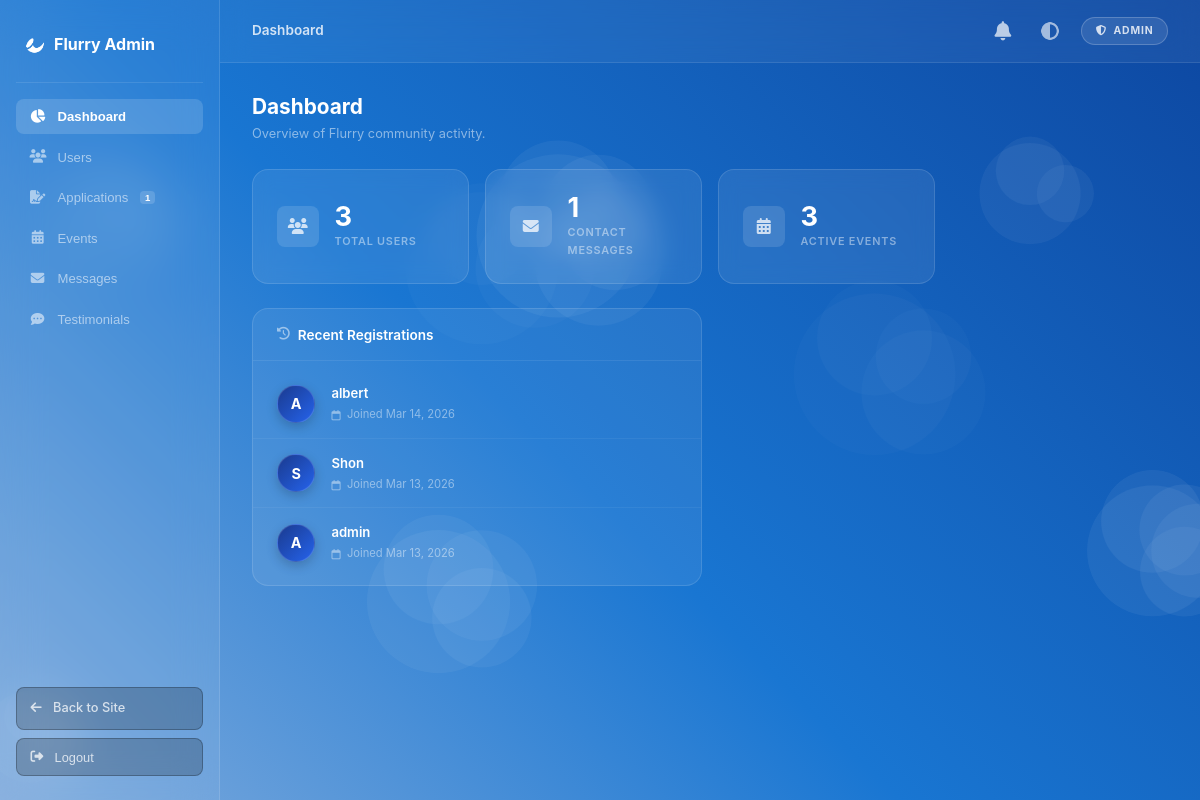
/manager_console/ (signed in), run on the app's committed database.
### base/models.py (models this page shows)
class User(AbstractUser):
    COURSE_CHOICES = [
        ('IT', 'Information Technology (IT)'),
        ('CS', 'Computer Science (CS)'),
        ('Other', 'Other'),
    ]
    YEAR_CHOICES = [
        ('1st', '1st Year'),
        ('2nd', '2nd Year'),
        ('3rd', '3rd Year'),
        ('4th', '4th Year'),
    ]
    ROLE_CHOICES = [
        ('member', 'Member'),
        ('officer', 'Officer'),
        ('admin', 'Admin'),
    ]
    course = models.CharField(max_length=50, choices=COURSE_CHOICES, blank=True, null=True)
    year_level = models.CharField(max_length=20, choices=YEAR_CHOICES, blank=True, null=True)
    role = models.CharField(max_length=10, choices=ROLE_CHOICES, default='member')

### base/views.py (the view)
# urls.py: path('manager_console/', views.admin_dashboard, name='manager-console'),
def admin_dashboard(request):
    if not request.user.is_authenticated:
        return render(request, 'admin.html')
    if not request.user.is_staff:
        messages.warning(request, 'Access denied. You do not have administrative privileges.')
        return redirect('index')
    from django.db.models import Count
    total_users = User.objects.count()
    total_events = Event.objects.count()
    total_messages = ContactMessage.objects.count()
    recent_users = User.objects.order_by('-date_joined')[:5]
    officers = User.objects.filter(role='officer').order_by('-date_joined')
    members = User.objects.filter(role='member').order_by('-date_joined')
    pending_applications = OfficerApplication.objects.filter(status='pending').order_by('-created_at')
    today = timezone.now().date()
    upcoming_events = Event.objects.filter(date__gte=today).annotate(enroll_count=Count('enrollments')).order_by('date')
    past_events = Event.objects.filter(date__lt=today).annotate(enroll_count=Count('enrollments')).order_by('-date')
    all_messages = ContactMessage.objects.all().order_by('-created_at')
    all_testimonials = Testimonial.objects.all().order_by('-id')
    context = {
        'total_users': total_users,
        'total_events': total_events,
        'total_messages': total_messages,
        'recent_users': recent_users,
        'officers': officers,
        'members': members,
        'pending_applications': pending_applications,
        'upcoming_events': upcoming_events,
        'past_events': past_events,
        'all_messages': all_messages,
        'all_testimonials': all_testimonials,
    }
    return render(request, 'admin.html', context)

### base/context_processors.py (called while the page is built)
def notifications_context(request):
    if request.user.is_authenticated:
        all_notifications = request.user.notifications.all().order_by('-created_at')[:10]
        unread_count = request.user.notifications.filter(is_read=False).count()
        return {
            'unread_notifications_count': unread_count,
            'all_notifications': all_notifications,
        }
    return {'unread_notifications_count': 0, 'all_notifications': []}

### templates/admin.html (shortened to what this page needs)
{% load static %}
<!DOCTYPE html>
<html lang="en">
<head>
    <link rel="stylesheet" href="https://cdnjs.cloudflare.com/ajax/libs/font-awesome/6.5.0/css/all.min.css">
    <link rel="stylesheet" href="{% static 'css/root.css' %}">
    <link rel="stylesheet" href="{% static 'css/main.css' %}">
    <link rel="stylesheet" href="{% static 'css/admin.css' %}">
</head>
<body id="adminApp">
    <canvas id="cloudCanvas"></canvas>
    {% if user.is_authenticated and user.is_staff %}
    <div class="admin-app" id="adminApp" style="display:flex;">
        <aside class="admin-sidebar" id="adminSidebar">
            <div class="admin-sidebar-top">
                <div class="admin-brand">
                    <img src="{% static 'images/logo.png' %}" alt="Flurry">
                    <span>Flurry {% if user.role == "admin" or user.is_superuser %}Admin{% else %}Officer{% endif %}</span>
                </div>
                <nav class="admin-nav">
                    <button class="admin-nav-item active" data-section="dashboard">
                        <i class="fa-solid fa-chart-pie"></i>
                        <span>Dashboard</span>
                    </button>
                    {% if user.role == 'admin' or user.is_superuser %}
                    <button class="admin-nav-item" data-section="users">
                        <i class="fa-solid fa-users"></i>
                        <span>Users</span>
                    </button>
                    <button class="admin-nav-item" data-section="applications">
                        <i class="fa-solid fa-file-signature"></i>
                        <span>Applications</span>
                        {% if pending_applications.count > 0 %}
                        <span class="admin-badge admin-badge--small">{{ pending_applications.count }}</span>
                        {% endif %}
                    </button>
                    {% endif %}
                    <button class="admin-nav-item" data-section="events">
                        <i class="fa-solid fa-calendar-days"></i>
                        <span>Events</span>
                    </button>
                    <button class="admin-nav-item" data-section="messages">
                        <i class="fa-solid fa-envelope"></i>
                        <span>Messages</span>
                    </button>
                    <button class="admin-nav-item" data-section="testimonials">
                        <i class="fa-solid fa-comment-dots"></i>
                        <span>Testimonials</span>
                    </button>
                </nav>
            </div>
            <div class="admin-sidebar-bottom">
                <a href="{% url 'index' %}" class="admin-logout-btn" style="width:100%; margin-bottom: 0.5rem; text-decoration: none;">
                    <i class="fa-solid fa-arrow-left"></i>
                    <span>Back to Site</span>
                </a>
                <form action="{% url 'logout' %}" method="POST" style="width:100%;">
                    <button type="submit" class="admin-logout-btn" id="adminLogoutBtn" style="width:100%;">
                        <i class="fa-solid fa-right-from-bracket"></i>
                        <span>Logout</span>
                    </button>
                </form>
            </div>
        </aside>
        <main class="admin-main">
            <header class="admin-topbar">
                <div class="admin-topbar-left">
                    <div class="admin-breadcrumb">
                        <span id="adminBreadcrumb">Dashboard</span>
                    </div>
                </div>
                <div class="admin-topbar-right">
                    {% if user.is_authenticated %}
                    <div class="notif-wrapper" id="notifWrapper">
                        <button class="nav-notif-btn" id="notifToggle" title="Notifications" style="color: rgba(255,255,255,0.7);">
                            <i class="fa-solid fa-bell"></i>
                        </button>
                    </div>
                    {% endif %}
                    <button class="admin-theme-btn theme-toggle" id="appThemeBtn" aria-label="Toggle theme">
                        <img src="{% static 'images/theme.png' %}" alt="Theme" class="theme-icon">
                    </button>
                    <div class="admin-topbar-badge">
                        <i class="fa-solid fa-shield-halved"></i> {{ user.role|title|default:"Staff" }}
                    </div>
                </div>
            </header>
            <section class="admin-section active" id="section-dashboard">
                <div class="admin-section-header">
                    <h2>Dashboard</h2>
                    <p>Overview of Flurry community activity.</p>
                </div>
                {% if user.role == 'admin' or user.is_superuser %}
                <div class="dash-stats">
                    <div class="dash-stat-card">
                        <div class="dash-stat-icon"><i class="fa-solid fa-users"></i></div>
                        <div class="dash-stat-body">
                            <div class="dash-stat-num" id="statTotalUsers">{{ total_users }}</div>
                            <div class="dash-stat-label">Total Users</div>
                        </div>
                    </div>
                    <div class="dash-stat-card">
                        <div class="dash-stat-icon"><i class="fa-solid fa-envelope"></i></div>
                        <div class="dash-stat-body">
                            <div class="dash-stat-num" id="statTotalMessages">{{ total_messages }}</div>
                            <div class="dash-stat-label">Contact Messages</div>
                        </div>
                    </div>
                    <div class="dash-stat-card">
                        <div class="dash-stat-icon"><i class="fa-solid fa-calendar-days"></i></div>
                        <div class="dash-stat-body">
                            <div class="dash-stat-num" id="statTotalEvents">{{ total_events }}</div>
                            <div class="dash-stat-label">Active Events</div>
                        </div>
                    </div>
                </div>
                {% endif %}
                {% if user.role == 'admin' or user.is_superuser %}
                <div class="dash-lower">
                    <div class="dash-card">
                        <div class="dash-card-header">
                            <h4><i class="fa-solid fa-clock-rotate-left"></i> Recent Registrations</h4>
                        </div>
                        <div class="dash-card-body recent-regs-list">
                            {% for r_user in recent_users %}
                            <div class="recent-reg-item">
                                <div class="reg-avatar">
                                    {{ r_user.username.0|upper }}
                                </div>
                                <div class="reg-details">
                                    <div class="reg-name">{{ r_user.username }}</div>
                                    <div class="reg-meta">
                                        <i class="fa-regular fa-calendar"></i>
                                        <span>Joined {{ r_user.date_joined|date:"M d, Y" }}</span>
                                    </div>
                                </div>
                            </div>
                            {% empty %}
                            <div class="dash-empty">
                                <p>No recent registrations.</p>
                            </div>
                            {% endfor %}
                        </div>
                    </div>
                </div>
                {% endif %}
            </section>
        </main>
    </div>
    {% endif %}
</body>
</html>

### static/css/root.css (style rules this page uses)
:root { --primary-color: #1565c0; --primary-dark: #0d47a1; --primary-light: #1976d2; --secondary-color: #ffffff; --accent-color: #29b4f6; --bg-primary: #1565c0; --bg-secondary: rgba(255, 255, 255, 0.12); --bg-tertiary: rgba(255, 255, 255, 0.2); --bg-hover: rgba(255, 255, 255, 0.22); --text-primary: #ffffff; --text-secondary: rgba(255, 255, 255, 0.8); --text-tertiary: rgba(255, 255, 255, 0.55); --border-color: rgba(255, 255, 255, 0.22); --border-light: rgba(255, 255, 255, 0.1); --shadow-sm: 0 2px 8px rgba(0, 0, 0, 0.2); --shadow-md: 0 8px 16px rgba(0, 0, 0, 0.25); --shadow-lg: 0 16px 32px rgba(0, 0, 0, 0.3); --spacing-xs: 0.25rem; --spacing-sm: 0.5rem; --spacing-md: 1rem; --spacing-lg: 2rem; --spacing-xl: 3rem; --spacing-2xl: 4rem; --radius-xs: 0.2rem; --radius-sm: 0.375rem; --radius-md: 0.5rem; --radius-lg: 0.75rem; --radius-xl: 1rem; --transition-fast: 150ms ease-in-out; --transition-base: 200ms ease-in-out; --transition-slow: 300ms ease-in-out; }
html:not([data-theme="dark"]) body { background-color: #1565c0; background-image: linear-gradient(45deg, #ffffff76 0%, #1976d2 45%, #0d47a1 100%); background-attachment: fixed; min-height: 100vh; }

### static/css/main.css (style rules this page uses)
* { margin: 0; padding: 0; box-sizing: border-box; scroll-behavior: smooth; transition: background-color var(--transition-fast), color var(--transition-fast), border-color var(--transition-fast), filter var(--transition-fast); }
body { font-family: -apple-system, BlinkMacSystemFont, 'Segoe UI', 'Roboto', 'Oxygen', 'Ubuntu', 'Cantarell', sans-serif; background-color: var(--bg-primary); color: var(--text-primary); line-height: 1.6; font-size: 16px; transition: background-color var(--transition-fast), color var(--transition-fast); }
section { padding: 0; }
h1, h2, h3, h4, h5, h6 { font-weight: 700; line-height: 1.2; margin-bottom: var(--spacing-md); }
h2 { font-size: 1.8rem; }
h4 { font-size: 1rem; }
p { color: var(--text-secondary); margin-bottom: var(--spacing-md); font-weight: 400; font-size: 0.7rem; }
a { color: var(--primary-light); text-decoration: none; transition: color var(--transition-fast); }
.theme-icon { width: 30px; height: 35px; transition: filter var(--transition-fast) transform var(--transition-fast); filter: brightness(100); }
.theme-toggle { border: none; background: transparent; display: flex; align-items: center; justify-content: center; }
.nav-notif-btn, .mobile-notif-btn { position: relative; color: #fff; font-size: 1.2rem; display: flex; align-items: center; justify-content: center; transition: color var(--transition-fast), transform var(--transition-fast); padding: 0.5rem; background: transparent; border: none; cursor: pointer; }
.notif-wrapper, .mobile-notif-wrapper { position: relative; display: flex; align-items: center; }
.theme-icon { width: 24px; height: 24px; }
#cloudCanvas { position: fixed; top: 0; left: 0; width: 100%; height: 100%; pointer-events: none; z-index: 0; opacity: 0.45; }

### data on the page
User: role "ADMIN", username.0 "A", username "admin", date_joined "Mar 13, 2026"
User: username.0 "A", username "albert", date_joined "Mar 14, 2026"
User: username.0 "S", username "Shon", date_joined "Mar 13, 2026"

### other printed values
{{ pending_applications.count }} "1"
{{ total_users }} "3"
{{ total_messages }} "1"
{{ total_events }} "3"
